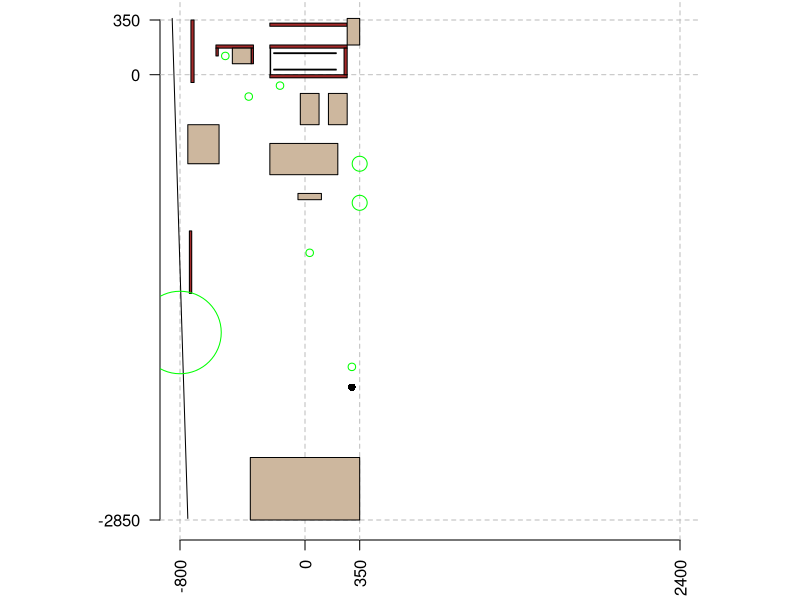

This chart was generated by the following R code: (Note: this script raises an error after producing the figure.)
x_min = -800
y_min = -2850
y_max = 350
x_max = x_min + (y_max - y_min)

idx_v = c(-265, -240, -200, -180, -120, -60, 0, 60, 120, 180, 200, 240, 265)
idx_h = c(-320, -280, -140, -100, 35, 50, 85, 120, 135, 170)

idx_v = c(0, 350, x_min, x_max)
idx_h = c(0, y_min, y_max)


par(mar=c(3,3,0,0))
layout(1, respect=TRUE)
plot(0,0,col=0, xlim=c(x_min, x_max), ylim=c(y_min, y_max), xaxt="n", yaxt="n", xlab="", ylab="", bty="n")
axis(1, idx_v, las=2,  bty="n")
axis(2, idx_h, las=2,  bty="n")

# rule
abline(
  v=idx_v,
  h=idx_h,   
  col="grey", lty=2
)

# Raster
## diag = 36m
## 290^2 + 210^2 = 128200 = 36^2
## rect(0,0,500,170)
# bg = png::readPNG("bg.png")
# rasterImage(bg,-800,-2500, 1300, 400)


# rect(350,-2780+360,350,360, col="bisque3") # pont d
# rect(-740,-2780+360,350-1150,360, col="bisque3") # pont d


# frame
rect(270,310,-225, 330, col="brown")
rect(270,170,-225, 190, col="brown")
rect(270,0,-225, -20, col="brown")
rect(250,0,270,170, col="brown")
rect(-220,0,-223,170, col="bisque3")
# footstep
rect(200, 30,-200, 35, col="brown")
rect(200,140,-200,135, col="brown")

# Feu Sapin
points(-160,-70, col="green", cex=1) # erable
points(-360,-140, col="green", cex=1) # erable



# Noisetier tortueux
rect(-330,170,-570, 190, col="brown")
rect(-555,170,-570, 120, col="brown")
rect(-330,170,-345, 70, col="brown")
rect(-345,170,-465, 70, col="bisque3")
points(-510,120, col="green", cex=1) # erable

# Poutre Caseilles
rect(-710,-50,-730, 350, col="brown") # Poutre Nord sud 


rect(-740,-1400,-725, -1000, col="brown") # Poutre Nord sud 

rect(-750,-320,-550,-570, col="bisque3") # cabanon
rect(270,190,350,360, col="bisque3") # pont

segments(-850,360,-750,-2840, col=1) # cloture Cortex

rect(150,-120,270, -320, col="bisque3") # couche chaude
rect(-30,-120,90, -320, col="bisque3") # fraisraie

points(350,-570, col="green", cex=2) # erable
points(350,-820, col="green", cex=2) # spirée
# Prunier
points(30,-1140, col="green") # prunier
# Figuier
points(300, -1870, col="green") # figuier - 3.5


rect(-225,-440,210, -640, col="bisque3") # pergola
rect(-45,-760,105, -800, col="bisque3") # bac balcon







points(-800,-1650, col="green", cex=11) # demi cercle
# plotrix::draw.circle(0,-1850, 100)


# bourlé
points(300, -2000, col=1, pch=16)



rect(-350,-2450,350, -2850, col="bisque3") # terrasse



# Osier
spot(c(-240, -180, -120, -60, 0, 60, 120, 180, 240), 250 ,cex=1, col="green", pch=16)
spot((-74:-40)*10, 330 ,cex=1, col="green", pch=16)

# Saule
points(-90,-2210, col="green") # saule -4 m


# Caseille

# Poivrier du Sichuan

# Mures

# Framboise

# Tilleul

# Amélanchier


